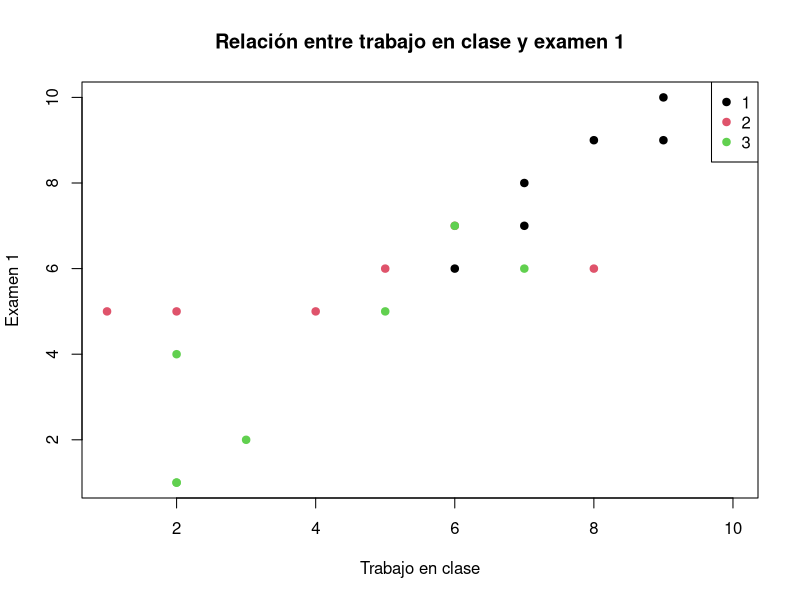
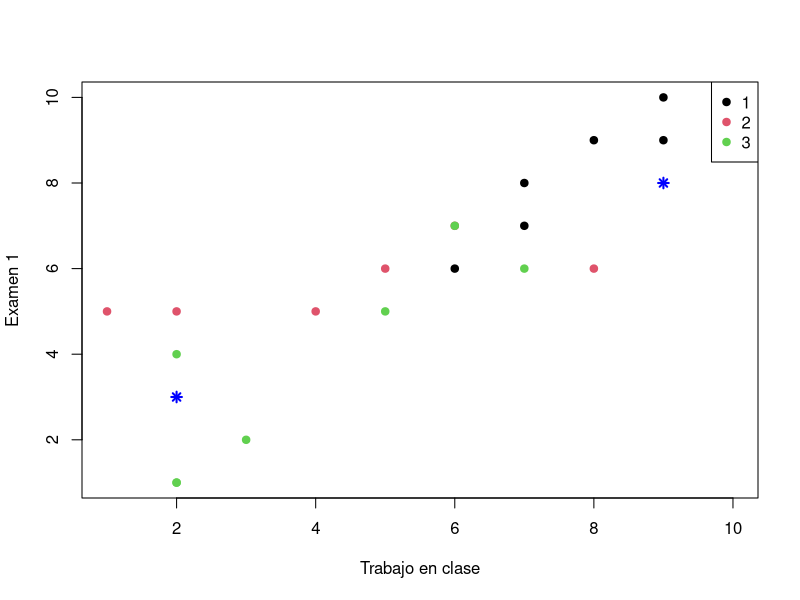

Source code (R) for these figures, in order:
#Exemple 1 KNN

trabajo       <- c(10,4,6,7,7,6,8,9,2,5,6,5,3,2,2,1,8,9,2,7)
examen        <- c(9,5,6,7,8,7,6,9,1,5,7,6,2,1,5,5,9,10,4,6)

# Participación en la clase, esta en una escala de 1 a 3 (1=máximo, 2=medio,3= mínimo)
participacion <- c(1,2,1,1,1,2,2,1,3,3,3,2,3,3,2,2,1,1,3,3)
tabla <-data.frame(trabajo,examen,participacion)
str(tabla)

head(tabla)

plot(tabla[,1:2],main="Relación entre trabajo en clase y examen 1",xlab="Trabajo en clase", ylab="Examen 1",col=tabla$participacion,pch=19)
legend("topright",legend=c("1","2","3"),pch=19,col=c(1,2,3))

nuevos <- data.frame(trabajo=c(2,9),examen=c(3,8))

plot(tabla[,1:2],xlab="Trabajo en clase", ylab="Examen 1",col=tabla$participacion,pch=19)
legend("topright",legend=c("1","2","3"),pch=19,col=c(1,2,3))
points(nuevos,col="blue",pch=8,lwd=2)

library(class)
modelo <-knn(train = tabla[,-3], test=nuevos, cl = tabla$participacion, k=3)
modelo

modelo1 <-knn(train = tabla[,-3], test=nuevos, cl = tabla$participacion, k=5)
modelo1